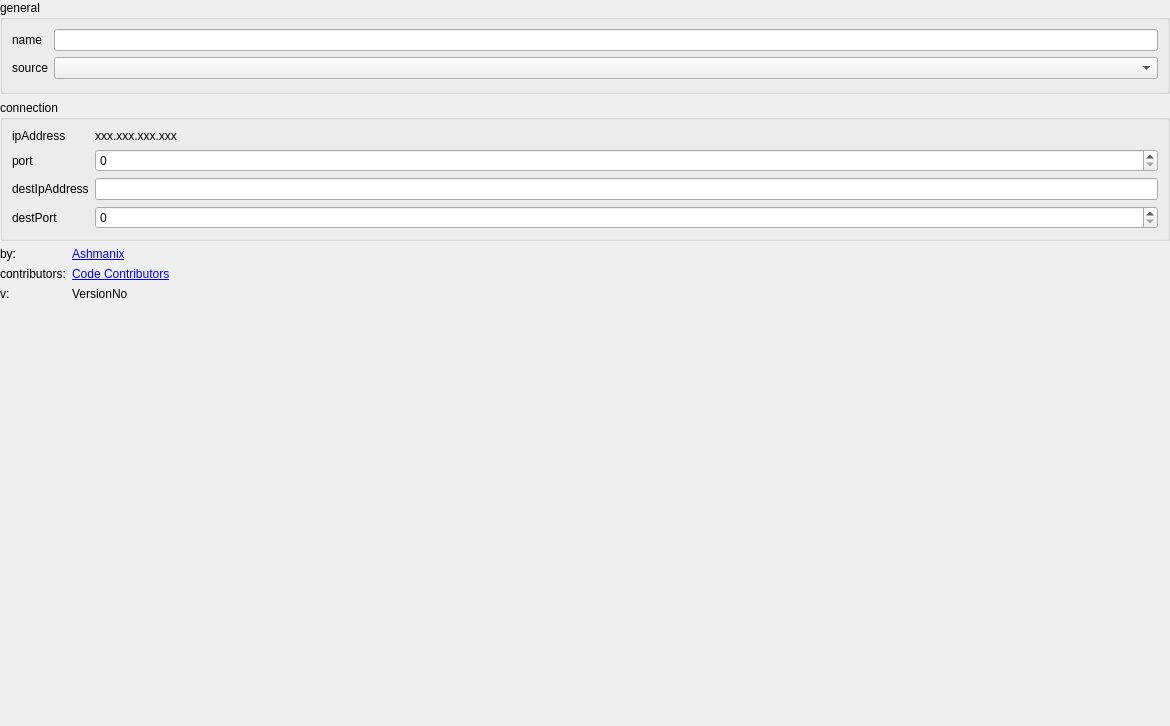
            <widget class="QWidget" name="scrollAreaWidgetContents">
             <property name="geometry">
              <rect>
               <x>0</x>
               <y>0</y>
               <width>1170</width>
               <height>726</height>
              </rect>
             </property>
             <layout class="QVBoxLayout" name="verticalLayout_2">
              <property name="leftMargin">
               <number>0</number>
              </property>
              <property name="topMargin">
               <number>0</number>
              </property>
              <property name="rightMargin">
               <number>0</number>
              </property>
              <property name="bottomMargin">
               <number>0</number>
              </property>
              <item>
               <widget class="QGroupBox" name="generalGroupBox">
                <property name="title">
                 <string>general</string>
                </property>
                <layout class="QFormLayout" name="formLayout_2">
                 <property name="fieldGrowthPolicy">
                  <enum>QFormLayout::ExpandingFieldsGrow</enum>
                 </property>
                 <property name="bottomMargin">
                  <number>12</number>
                 </property>
                 <item row="0" column="0">
                  <widget class="QLabel" name="trackerIdLabel">
                   <property name="text">
                    <string>name</string>
                   </property>
                  </widget>
                 </item>
                 <item row="0" column="1">
                  <widget class="QLineEdit" name="trackerIdLineEdit"/>
                 </item>
                 <item row="1" column="0">
                  <widget class="QLabel" name="imageSourceNameLabel">
                   <property name="text">
                    <string>source</string>
                   </property>
                  </widget>
                 </item>
                 <item row="1" column="1">
                  <widget class="QComboBox" name="imageSourceDropdownList">
                   <property name="sizePolicy">
                    <sizepolicy hsizetype="MinimumExpanding" vsizetype="Fixed">
                     <horstretch>0</horstretch>
                     <verstretch>0</verstretch>
                    </sizepolicy>
                   </property>
                  </widget>
                 </item>
                </layout>
               </widget>
              </item>
              <item>
               <widget class="QGroupBox" name="connectionGroupBox">
                <property name="title">
                 <string>connection</string>
                </property>
                <layout class="QVBoxLayout" name="verticalLayout_4">
                 <item>
                  <layout class="QFormLayout" name="trackingFormLayout">
                   <property name="fieldGrowthPolicy">
                    <enum>QFormLayout::ExpandingFieldsGrow</enum>
                   </property>
                   <item row="0" column="0">
                    <widget class="QLabel" name="ipAddressLabel">
                     <property name="text">
                      <string>ipAddress</string>
                     </property>
                    </widget>
                   </item>
                   <item row="0" column="1">
                    <widget class="QLabel" name="ipAddressViewLabel">
                     <property name="text">
                      <string>xxx.xxx.xxx.xxx</string>
                     </property>
                    </widget>
                   </item>
                   <item row="1" column="0">
                    <widget class="QLabel" name="portLabel">
                     <property name="text">
                      <string>port</string>
                     </property>
                    </widget>
                   </item>
                   <item row="2" column="0">
                    <widget class="QLabel" name="destIpAddressLabel">
                     <property name="text">
                      <string>destIpAddress</string>
                     </property>
                    </widget>
                   </item>
                   <item row="2" column="1">
                    <widget class="QLineEdit" name="destIpAddressLineEdit"/>
                   </item>
                   <item row="3" column="0">
                    <widget class="QLabel" name="destPortLabel">
                     <property name="text">
                      <string>destPort</string>
                     </property>
                    </widget>
                   </item>
                   <item row="1" column="1">
                    <widget class="QSpinBox" name="portSpinBox">
                     <property name="sizePolicy">
                      <sizepolicy hsizetype="Expanding" vsizetype="Fixed">
                       <horstretch>0</horstretch>
                       <verstretch>0</verstretch>
                      </sizepolicy>
                     </property>
                    </widget>
                   </item>
                   <item row="3" column="1">
                    <widget class="QSpinBox" name="destPortSpinBox">
                     <property name="sizePolicy">
                      <sizepolicy hsizetype="Expanding" vsizetype="Fixed">
                       <horstretch>0</horstretch>
                       <verstretch>0</verstretch>
                      </sizepolicy>
                     </property>
                    </widget>
                   </item>
                  </layout>
                 </item>
                </layout>
               </widget>
              </item>
              <item>
               <layout class="QFormLayout" name="infoFormLayout">
                <property name="fieldGrowthPolicy">
                 <enum>QFormLayout::AllNonFixedFieldsGrow</enum>
                </property>
                <property name="topMargin">
                 <number>0</number>
                </property>
                <item row="0" column="0">
                 <widget class="QLabel" name="byLabel">
                  <property name="text">
                   <string>by:</string>
                  </property>
                  <property name="alignment">
                   <set>Qt::AlignLeading|Qt::AlignLeft|Qt::AlignVCenter</set>
                  </property>
                  <property name="openExternalLinks">
                   <bool>true</bool>
                  </property>
                 </widget>
                </item>
                <item row="0" column="1">
                 <widget class="QLabel" name="byTextLabel">
                  <property name="text">
                   <string notr="true">&lt;html&gt;&lt;head/&gt;&lt;body&gt;&lt;p&gt;&lt;a href=&quot;https://www.ashmanix.com&quot;&gt;&lt;span&gt;Ashmanix&lt;/span&gt;&lt;/a&gt;&lt;/p&gt;&lt;/body&gt;&lt;/html&gt;</string>
                  </property>
                  <property name="wordWrap">
                   <bool>true</bool>
                  </property>
                  <property name="openExternalLinks">
                   <bool>true</bool>
                  </property>
                 </widget>
                </item>
                <item row="1" column="0">
                 <widget class="QLabel" name="contributorsLabel">
                  <property name="text">
                   <string>contributors:</string>
                  </property>
                 </widget>
                </item>
                <item row="2" column="0">
                 <widget class="QLabel" name="versionLabel">
                  <property name="text">
                   <string>v:</string>
                  </property>
                 </widget>
                </item>
                <item row="2" column="1">
                 <widget class="QLabel" name="versionTextLabel">
                  <property name="text">
                   <string>VersionNo</string>
                  </property>
                 </widget>
                </item>
                <item row="1" column="1">
                 <widget class="QLabel" name="contributorsTextLabel">
                  <property name="text">
                   <string>&lt;html&gt;&lt;head/&gt;&lt;body&gt;&lt;p&gt;&lt;a href=&quot;https://github.com/ashmanix/ashmanix-moveface-obs-plugin/graphs/contributors&quot;&gt;Code Contributors&lt;/a&gt;&lt;/p&gt;&lt;/body&gt;&lt;/html&gt;</string>
                  </property>
                  <property name="wordWrap">
                   <bool>true</bool>
                  </property>
                  <property name="openExternalLinks">
                   <bool>true</bool>
                  </property>
                 </widget>
                </item>
               </layout>
              </item>
              <item>
               <spacer name="verticalSpacer">
                <property name="orientation">
                 <enum>Qt::Vertical</enum>
                </property>
                <property name="sizeType">
                 <enum>QSizePolicy::MinimumExpanding</enum>
                </property>
                <property name="sizeHint" stdset="0">
                 <size>
                  <width>20</width>
                  <height>5</height>
                 </size>
                </property>
               </spacer>
              </item>
             </layout>
            </widget>
